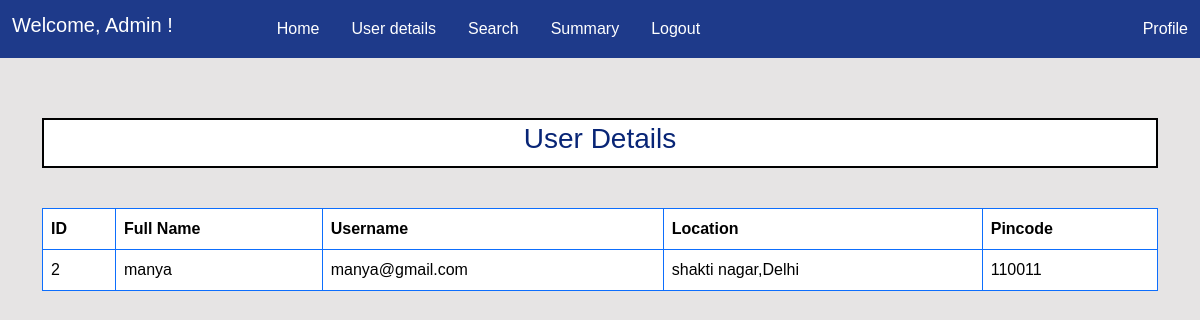
Page /userdata (signed in) on the committed database.
### models.py (models this page shows)
class User(db.Model):
    id = db.Column(db.Integer, primary_key=True)
    name=db.Column(db.String(32), nullable=False)
    address = db.Column(db.String(100), nullable=False)
    pincode = db.Column(db.String(10), nullable=False)
    username = db.Column(db.String(32), unique=True, nullable=False)
    passhash = db.Column(db.String(256), nullable=False)
    is_admin = db.Column(db.Boolean, default=False)
    vehicles = db.relationship('Vehicle', backref='user', lazy=True)
    reserve_user= db.relationship('Reservation', backref='user', lazy=True)

### routes.py (the view)
@app.route('/userdata')
@admin_required
def userdata():
    users = User.query.all()
    return render_template('user/userdata.html', users=users)

### routes.py (called while the page is built)
def admin_required(f):
    @wraps(f)
    def decorated_function(*args, **kwargs):
        if 'user_id' not in session:
            flash('Please login to continue')
            return redirect(url_for('login'))
        user= User.query.get(session['user_id'])
        if not user.is_admin:
            flash('You do not have permission to access this page')
            return redirect(url_for('user'))
        return f(*args, **kwargs)
    return decorated_function

### templates/user/userdata.html (shortened to what this page needs)
{% extends 'layout.html' %}
{% block content %}
    <div class="heading d-flex chfont">
        <h3>User Details</h3>
    </div>
<table class="table table-bordered border-primary">
    <thead>
        <tr>
            <th>ID</th>
            <th>Full Name</th>
            <th>Username</th>
            <th>Location</th>
            <th>Pincode</th>
        </tr>
        <tbody>
            {% for user in users %}
            {% if not user.is_admin %}
            <tr>
                <td>{{ user.id }}</td>
                <td>{{ user.name }}</td>
                <td>{{ user.username }}</td>
                <td>{{ user.address }}</td>
                <td>{{ user.pincode }}</td>
            </tr>
            {% endif %}
            {% endfor %}
        </tbody>
    </thead>
</table>
{% endblock %}

### templates/navbar.html (shortened to what this page needs)
<nav class="navbar navbar-expand-lg bg-body-tertiary d-flex" >
  <div class="container-fluid">
    <div class="collapse navbar-collapse" id="navbarSupportedContent">
      {% if 'user_id' in session %}
        <h4 class="navbar navbar-brand me-5">Welcome, {{session['name']}} !</h4>
        {% if session['is_admin'] %}
          <ul class="navbar-nav me-auto mb-2 mb-lg-0 ">
            <li class="nav-item">
              <a class="nav-link me-3 ms-5 " href="{{ url_for('index')}}">Home</a>
            </li>
            <li class="nav-item">
              <a class="nav-link active me-3" href="{{url_for('userdata')}}">User details</a>
            </li>
            <li class="nav-item">
              <a class="nav-link active me-3" href="{{url_for('search_lot')}}">Search</a>
            </li>
            <li class="nav-item">
              <a class="nav-link active me-3" href="#">Summary</a>
            </li>
            <li class="nav-item">
              <a class="nav-link active me-3" href="{{ url_for('logout')}}">Logout</a>
            </li>
          </ul>
        {% endif %}
        <div class="d-flex justify-content-end align-items-center">
          <a class="nav-link active" href="{{ url_for('profile')}}">Profile</a>
        </div>
      {% endif %}
    </div>
  </div>
</nav>

### templates/layout.html (style rules this page uses)
body { font-family: Arial, sans-serif; background-color: #e6e4e4; }
.navbar { background-color: #1e3a8a !important; color: #ffffff !important; }
.navbar .nav-link { color: #ffffff !important; border-color: #ffffff !important; }
.navbar .navbar-brand { color: #ffffff !important; }
.heading { margin-top: 60px; margin-bottom: 40px; height: 50px; border: 2px solid black; justify-content: center; align-items: center; color: #082576; background-color: #ffffff; }

### rows in the picture
User: name "Admin"
User: id "2", name "manya", username "manya@gmail.com", address "shakti nagar,Delhi", pincode "110011"
